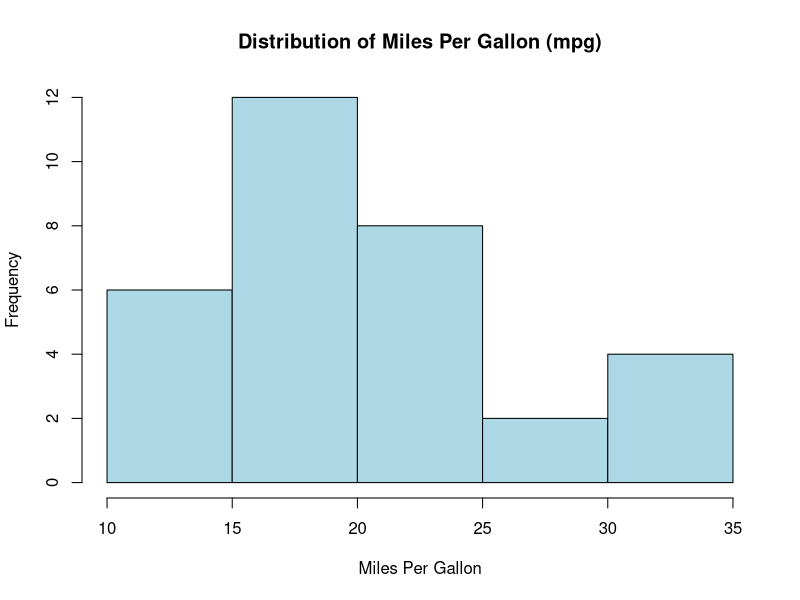
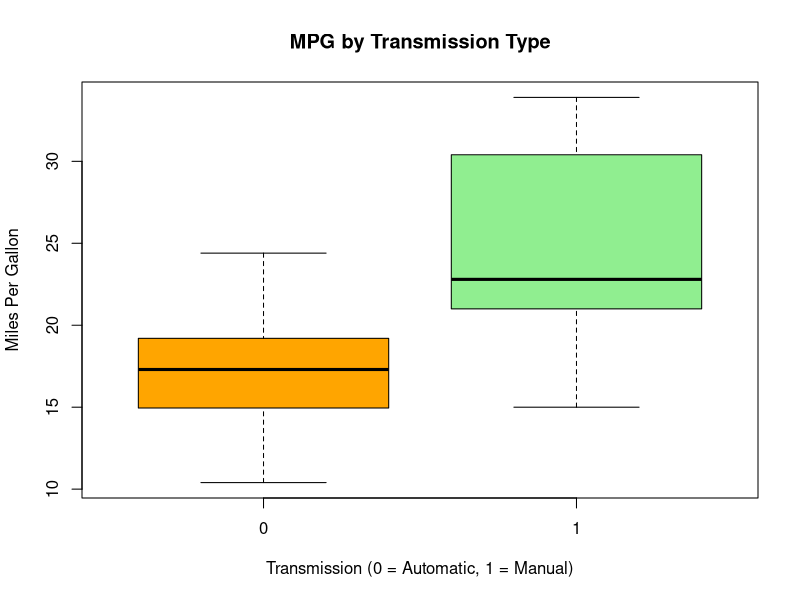

Source code (R) for these figures, in order:
## ---- chunk 1
# Load and view the mtcars dataset
data("mtcars")
head(mtcars)
## ---- chunk 2
# Calculate descriptive statistics
summary(mtcars[, c("mpg", "hp", "wt")])
## ---- chunk 3
# Histogram of miles per gallon (mpg)
hist(mtcars$mpg, main = "Distribution of Miles Per Gallon (mpg)", xlab = "Miles Per Gallon", col = "lightblue")
## ---- chunk 4
# Boxplot of mpg by transmission type
boxplot(mpg ~ am, data = mtcars, main = "MPG by Transmission Type", xlab = "Transmission (0 = Automatic, 1 = Manual)", ylab = "Miles Per Gallon", col = c("orange", "lightgreen"))
## ---- chunk 5
# One-sample t-test
t_test_one_sample <- t.test(mtcars$mpg, mu = 20)
print(t_test_one_sample)
## ---- chunk 6
# Independent Two-Sample T-Test
t_test_independent <- t.test(mpg ~ am, data = mtcars)
print(t_test_independent)
## ---- chunk 7
# Simulating mpg before and after modification
set.seed(123)
mpg_before <- mtcars$mpg
mpg_after <- mpg_before + rnorm(length(mpg_before), 0, 2)  # Adding small random noise

# Paired t-test
t_test_paired <- t.test(mpg_before, mpg_after, paired = TRUE)
print(t_test_paired)
